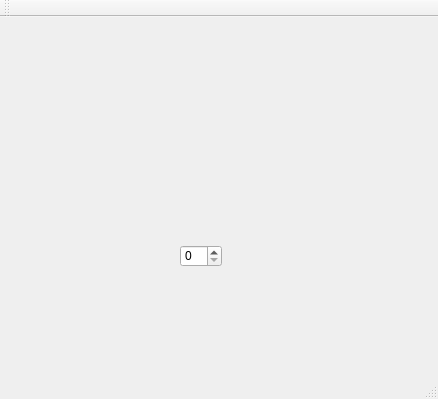
<?xml version="1.0" encoding="UTF-8"?>
<ui version="4.0">
 <class>MainWindow</class>
 <widget class="QMainWindow" name="MainWindow">
  <property name="geometry">
   <rect>
    <x>0</x>
    <y>0</y>
    <width>438</width>
    <height>399</height>
   </rect>
  </property>
  <property name="windowTitle">
   <string>MainWindow</string>
  </property>
  <widget class="QWidget" name="centralWidget">
   <widget class="AnimatedCounterLabel" name="widget" native="true">
    <property name="geometry">
     <rect>
      <x>102</x>
      <y>60</y>
      <width>199</width>
      <height>97</height>
     </rect>
    </property>
   </widget>
   <widget class="QSpinBox" name="spinBox">
    <property name="geometry">
     <rect>
      <x>180</x>
      <y>228</y>
      <width>42</width>
      <height>22</height>
     </rect>
    </property>
   </widget>
  </widget>
  <widget class="QMenuBar" name="menuBar">
   <property name="geometry">
    <rect>
     <x>0</x>
     <y>0</y>
     <width>438</width>
     <height>21</height>
    </rect>
   </property>
  </widget>
  <widget class="QToolBar" name="mainToolBar">
   <attribute name="toolBarArea">
    <enum>TopToolBarArea</enum>
   </attribute>
   <attribute name="toolBarBreak">
    <bool>false</bool>
   </attribute>
  </widget>
  <widget class="QStatusBar" name="statusBar"/>
 </widget>
 <layoutdefault spacing="6" margin="11"/>
 <customwidgets>
  <customwidget>
   <class>AnimatedCounterLabel</class>
   <extends>QWidget</extends>
   <header>animatedcounterlabel.h</header>
   <container>1</container>
  </customwidget>
 </customwidgets>
 <resources/>
 <connections/>
</ui>
